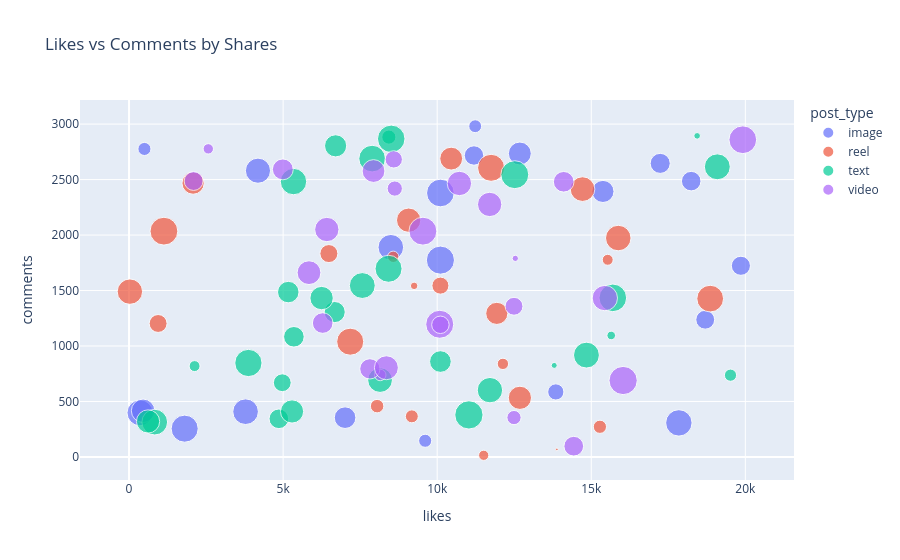

The cell this chart's notebook holds for it:
### Markdown cell above
I used px.bar() to create an interactive bar chart comparing likes across different post types. Post types are displayed on the X-axis, and likes are displayed on the Y-axis. Each bar represents a record in the selected dataset.

### Code cell
#BUBBLE CHART
fig = px.scatter(swarmdf, x="likes", y="comments", size="shares",title="Likes vs Comments by Shares",color="post_type")
fig.show()

### Figure 1 — Plotly figure (JSON) as saved in the notebook; plotly's stock layout.template omitted (floating-point values rounded to 4 significant figures)
{"data": [{"hovertemplate": "post_type=image<br>likes=%{x}<br>comments=%{y}<br>shares=%{marker.size}<extra></extra>", "legendgroup": "image", "marker": {"color": "#636efa", "size": [1157, 1300, 424, 1897, 1668, 905, 650, 997, 1210, 1567, 945, 411, 1624, 1816, 1726, 1630, 935, 1959, 1365, 425, 882], "sizemode": "area", "sizeref": 4.947, "symbol": "circle"}, "mode": "markers", "name": "image", "orientation": "v", "showlegend": true, "type": "scatter", "x": [7011, 12682, 9611, 10105, 355, 19856, 13850, 17238, 15379, 4184, 18244, 11234, 8496, 1805, 17843, 3782, 11194, 10105, 456, 500, 18699], "xaxis": "x", "y": [354, 2735, 146, 2379, 398, 1723, 586, 2646, 2393, 2580, 2486, 2981, 1890, 255, 307, 408, 2717, 1774, 416, 2776, 1237], "yaxis": "y"}, {"hovertemplate": "post_type=reel<br>likes=%{x}<br>comments=%{y}<br>shares=%{marker.size}<extra></extra>", "legendgroup": "reel", "marker": {"color": "#EF553B", "size": [1807, 1214, 139, 319, 1914, 1772, 296, 1223, 795, 258, 1812, 17, 1596, 434, 449, 1613, 718, 319, 804, 416, 1464, 1290, 1335, 1506], "sizemode": "area", "sizeref": 4.947, "symbol": "circle"}, "mode": "markers", "name": "reel", "orientation": "v", "showlegend": true, "type": "scatter", "x": [11750, 11935, 9252, 8573, 1132, 18860, 15534, 2079, 944, 11510, 7178, 13884, 28, 15281, 8051, 15877, 10105, 12133, 6485, 9177, 9074, 10455, 12684, 14717], "xaxis": "x", "y": [2606, 1294, 1542, 1804, 2035, 1427, 1777, 2468, 1203, 15, 1039, 68, 1490, 272, 458, 1973, 1544, 839, 1833, 366, 2134, 2689, 533, 2414], "yaxis": "y"}, {"hovertemplate": "post_type=text<br>likes=%{x}<br>comments=%{y}<br>shares=%{marker.size}<extra></extra>", "legendgroup": "text", "marker": {"color": "#00cc96", "size": [955, 1049, 495, 1886, 1214, 368, 1979, 1103, 1636, 1144, 1516, 1332, 1656, 109, 296, 1662, 1160, 1930, 183, 1599, 1349, 1723, 1808, 89, 1757, 1656, 1335, 1876, 1837, 785], "sizemode": "area", "sizeref": 4.947, "symbol": "circle"}, "mode": "markers", "name": "text", "orientation": "v", "showlegend": true, "type": "scatter", "x": [4862, 5350, 8432, 15700, 6704, 19519, 11030, 6674, 834, 5168, 8146, 5290, 14844, 18436, 2127, 19091, 10105, 12519, 15648, 11712, 6249, 5337, 8422, 13798, 7889, 7570, 617, 8509, 3874, 4973], "xaxis": "x", "y": [344, 1083, 2883, 1434, 2804, 737, 379, 1306, 314, 1486, 693, 410, 918, 2894, 819, 2615, 860, 2544, 1095, 602, 1432, 2482, 1696, 825, 2689, 1545, 320, 2867, 847, 669], "yaxis": "y"}, {"hovertemplate": "post_type=video<br>likes=%{x}<br>comments=%{y}<br>shares=%{marker.size}<extra></extra>", "legendgroup": "video", "marker": {"color": "#ab63fa", "size": [99, 1465, 1053, 1402, 1470, 500, 1078, 1903, 330, 1287, 267, 1941, 1020, 1420, 740, 1590, 881, 790, 1975, 1927, 758, 1464, 573, 962, 1051], "sizemode": "area", "sizeref": 4.947, "symbol": "circle"}, "mode": "markers", "name": "video", "orientation": "v", "showlegend": true, "type": "scatter", "x": [12535, 11703, 14106, 5840, 10721, 12493, 4991, 19918, 8151, 7934, 2572, 10083, 7816, 8351, 8591, 15441, 2096, 12493, 16035, 9537, 10105, 6419, 8624, 14432, 6285], "xaxis": "x", "y": [1790, 2276, 2480, 1661, 2465, 355, 2592, 2859, 739, 2577, 2777, 1196, 794, 804, 2682, 1432, 2487, 1358, 689, 2035, 1191, 2050, 2419, 97, 1207], "yaxis": "y"}], "layout": {"legend": {"itemsizing": "constant", "title": {"text": "post_type"}, "tracegroupgap": 0}, "title": {"text": "Likes vs Comments by Shares"}, "xaxis": {"anchor": "y", "domain": [0, 1], "title": {"text": "likes"}}, "yaxis": {"anchor": "x", "domain": [0, 1], "title": {"text": "comments"}}}}
